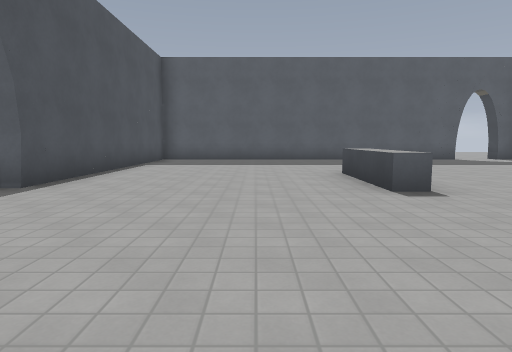
View 1 (above)

14 first-person views from a walk through a Godot game level. The camera is 1.3 m above the floor, tilts 6° down and sees 75° across. The floor is counted in squares, 2 m on a side. Each view is taken from the middle of a square. On the plan, view 1 faces up. The plan holds only what a view shows up to about 10 squares ahead; the rest is blank. Surface patterns are stand-ins for the level's own textures.

View 2
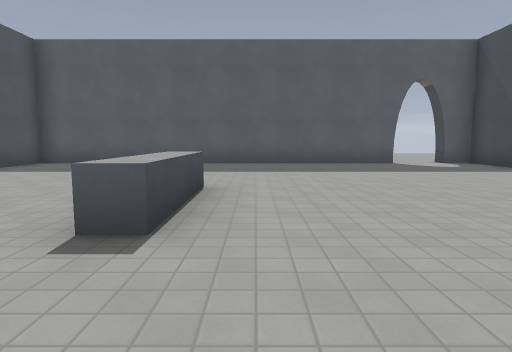

View 3
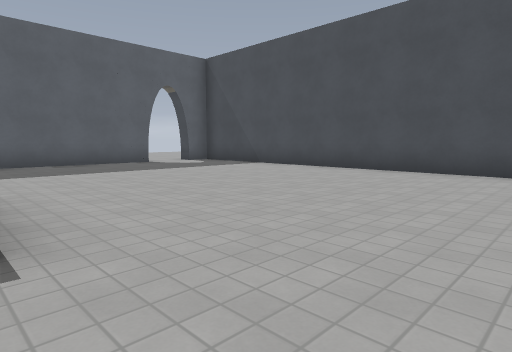

View 4
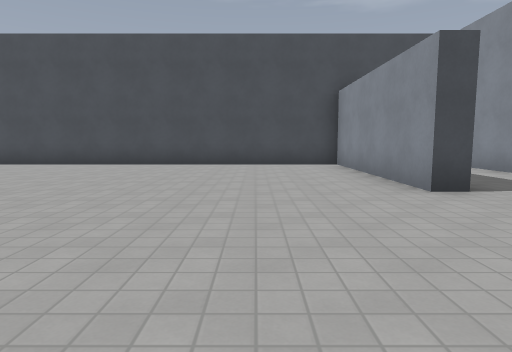

View 5
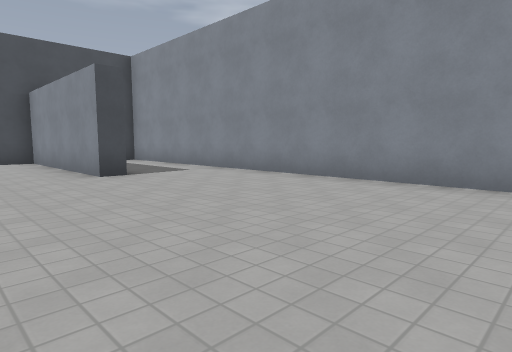

View 6
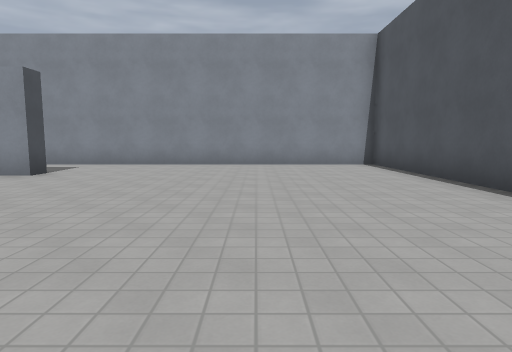

View 7
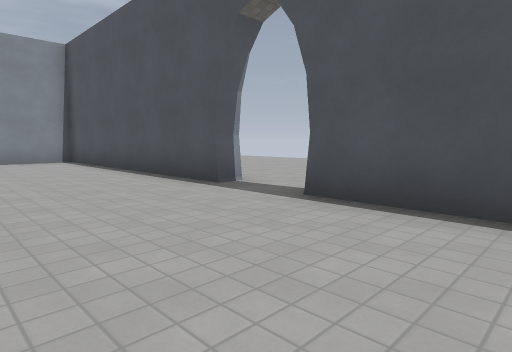

View 8
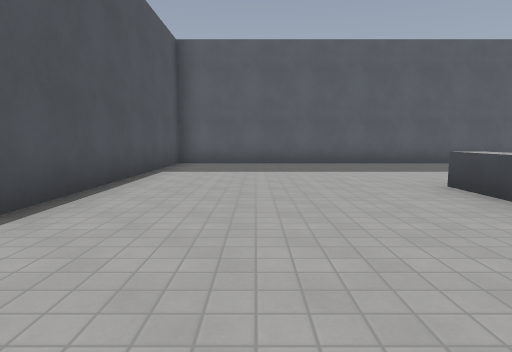

View 9
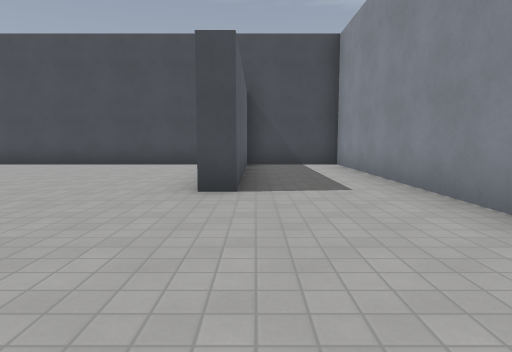

View 10
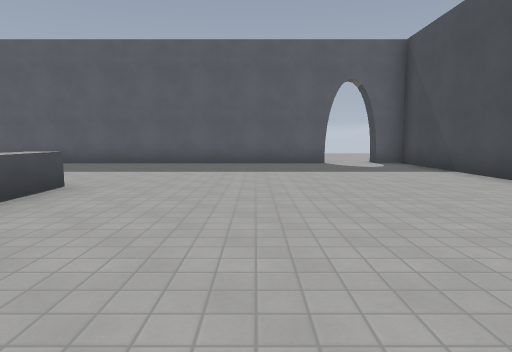

View 11
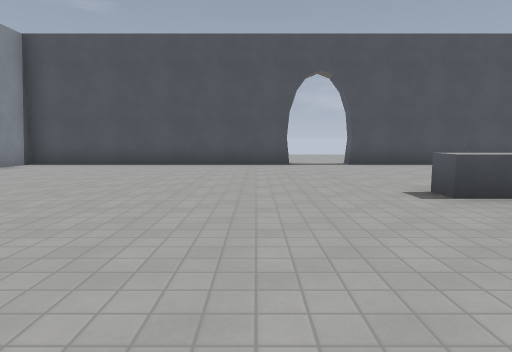

View 12
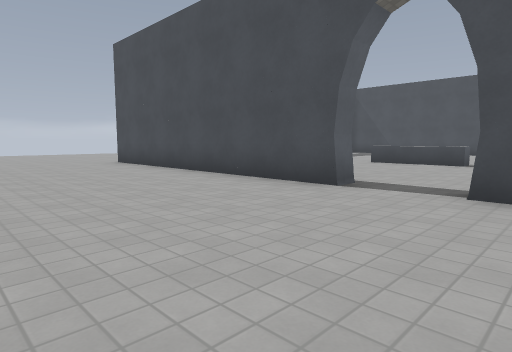

View 13
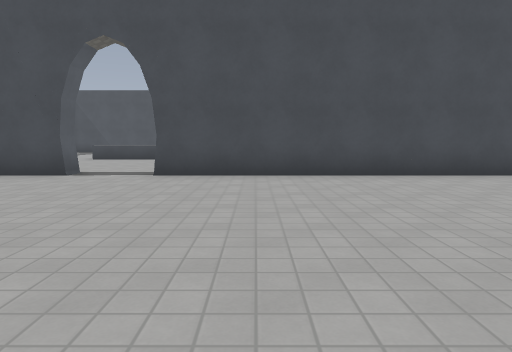

View 14
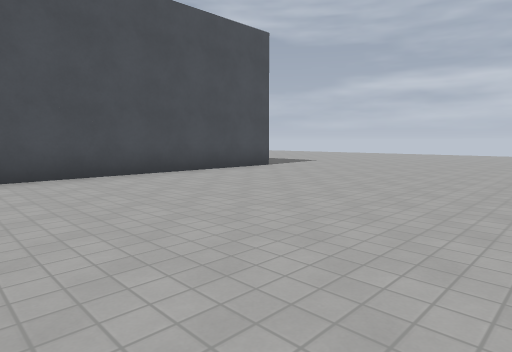

### Floor plan
Points are (right, up) in squares from view 1. A wall is a line through its corners. A room is listed if a view was taken in it or the views show most of it. See-through windows are left out.
Room 1 (views 1, 2, 3, 4, 5, 6, 7, 8, 9, 10, 11)
walls: (-3.8, 2.9) (-3.2, 2.9) (-3.2, -4.3) (9.3, -4.3) (9.3, -1.8); (8.6, -1.8) (4.2, -1.8) (4.2, -1.3) (9.3, -1.3) (9.3, 11.7); (7.1, 11.7) (-3.2, 11.7) (-3.2, 4.6) (-3.8, 4.6)
low walls: (2.3, 6.8) (2.3, 4.3) (1.8, 4.3) (1.8, 6.8)
ways out: opening at (-4, 3.5) to room 2; opening at (8, 12) to room 2
Room 2 (views 12, 13, 14)
walls: (-3.8, -4.8) (-3.8, 2.9); (-3.8, 4.6) (-3.8, 12)
ways out: opening at (-4, 3.5) to room 1; opening at (8, 12) to room 1

Positions as (right, up) in squares from view 1, and headings:
1: (0, 0), facing up
2: (3, 2), facing up
3: (2, 2), facing up-right
4: (0, 1), facing right
5: (-2, 1), facing down-right
6: (0, 5), facing down
7: (0, 7), facing down-left
8: (-1, 2), facing up
9: (0, -2), facing right
10: (5, 2), facing up
11: (6, 2), facing left
12: (-8, 2), facing up-right
13: (-10, 1), facing right
14: (-10, 2), facing down-right
